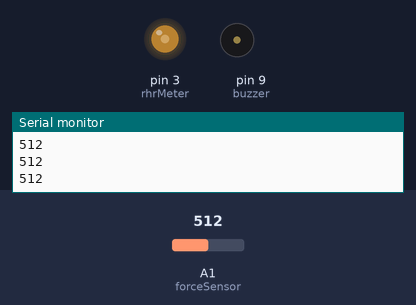
Simulated run of this sketch. Board: Arduino Uno, built with avr-gcc and run on an emulated ATmega328P. On the bench: output pins drawn as LEDs (lit = HIGH), buzzer (waves = sounding, pin HIGH), the last lines printed to the serial monitor. The test bench sets the inputs (shaded band); at power-on: A1 (forceSensor) = 512.

Above: at 1.3 s.
1.4 s: A1 (forceSensor) set to 0
At 2.5 s:
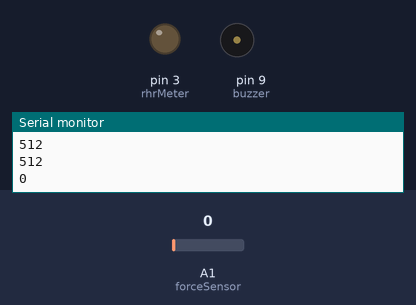
4.5 s: A1 (forceSensor) set to 511
At 5.3 s:
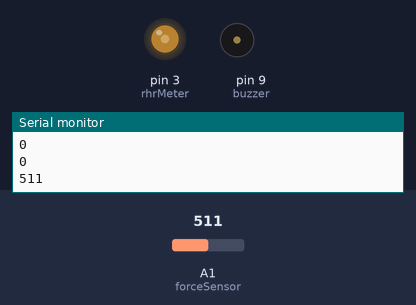
7.6 s: A1 (forceSensor) set to 1023
At 9.1 s:
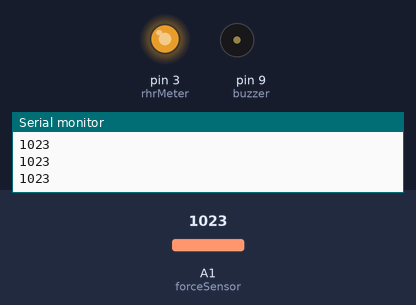
9.4 s: A1 (forceSensor) set to 900
At 10.04 s:
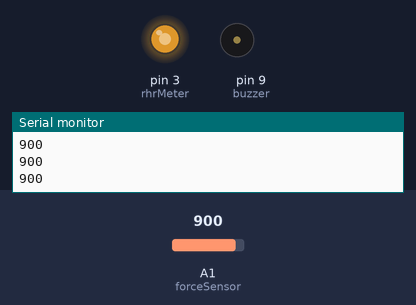
12.5 s: A1 (forceSensor) set to 122
At 13.0 s:
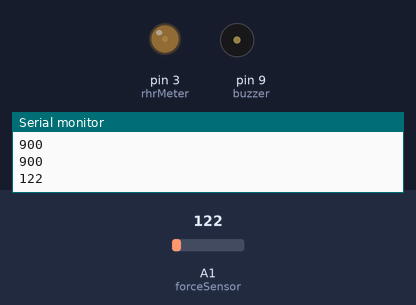
Timing chart, 0 to 16.6 s (numbered marks = the images above; inputs shaded):
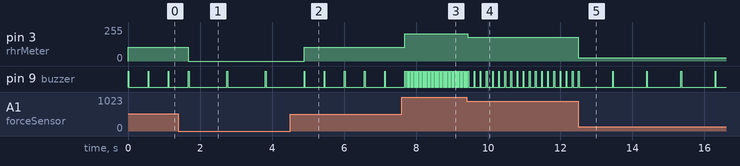

Measured:
- after the input at 1.4 s, pin 3 (rhrMeter): 102/255 → 0/255 after 0.28 s; pin 9 (buzzer): alternates HIGH for 0.02 s and LOW for 1.1 s, starting after 1.3 s
- after the input at 4.5 s, pin 3 (rhrMeter): 0/255 → 102/255 after 0.39 s; pin 9 (buzzer): alternates HIGH for 0.02 s and LOW for 0.54 s, starting after 0.95 s
- after the input at 7.6 s, pin 3 (rhrMeter): 102/255 → 204/255 after 0.08 s; pin 9 (buzzer): alternates HIGH for 0.02 s and LOW for 0.03 s, starting after 0.13 s
- after the input at 9.4 s, pin 3 (rhrMeter): 204/255 → 180/255 at once
- after the input at 12.5 s, pin 3 (rhrMeter): 180/255 → 24/255 at once; pin 9 (buzzer): alternates HIGH for 0.02 s and LOW for 0.93 s, starting after 0.95 s
- by itself, pin 9 (buzzer): alternates HIGH for 0.02 s and LOW for 0.54 s

The sketch:

Fake-Geiger-Counter.ino
```cpp
const int buzzer = 9;         //connect the buzzer to digital pin 2
const int forceSensor = A1;   //connect the force sensor to analog pin 1
const int rhrMeter = 3;       //commect the R/hr meter to digital pin 3 - use a 50 to 1 voltsge divider
int force = 0;
int period = 0;
int duty = 20;

void setup() {
  pinMode(forceSensor, INPUT);
  pinMode(buzzer, OUTPUT);
  pinMode(rhrMeter, OUTPUT);
  Serial.begin(9600);
}

void loop() {
  force = analogRead(forceSensor);

  Serial.println(force);
  period = round(1050 - force);
  analogWrite(rhrMeter, round(force / 5));
  digitalWrite(buzzer, HIGH);
  delay(duty);
  digitalWrite(buzzer, LOW);
  delay(period);

}
```
